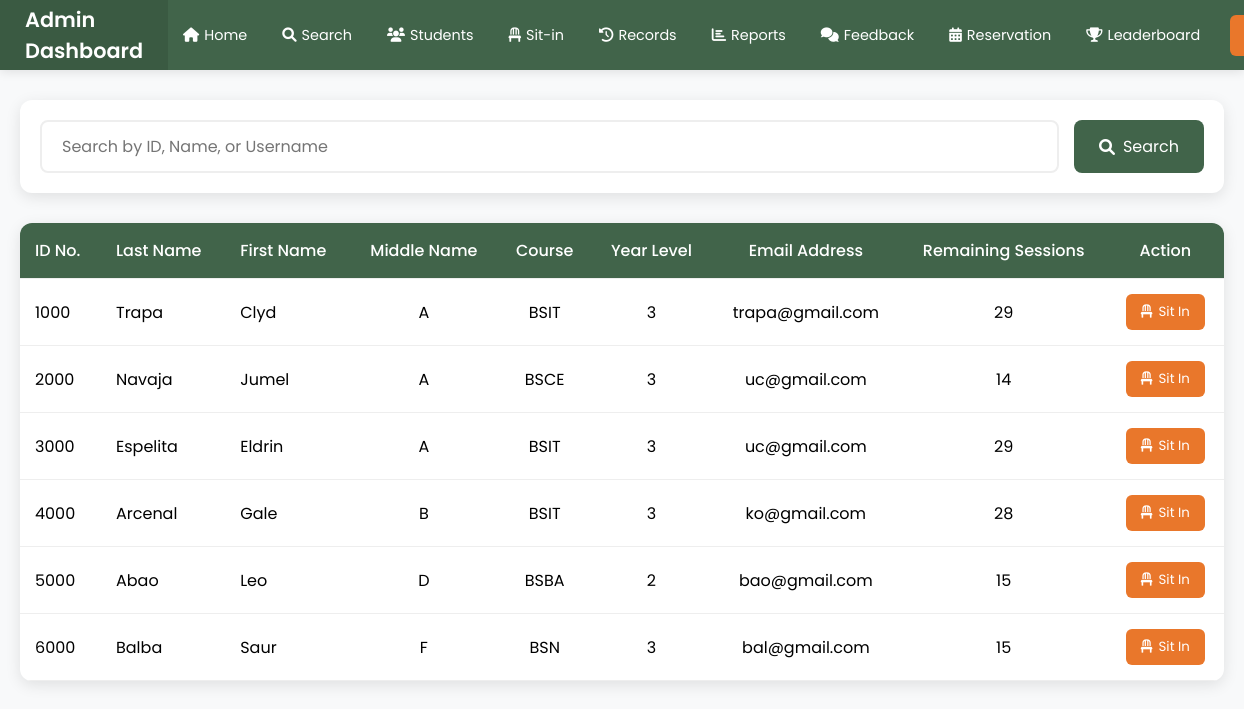
Before: /search with the older database file.
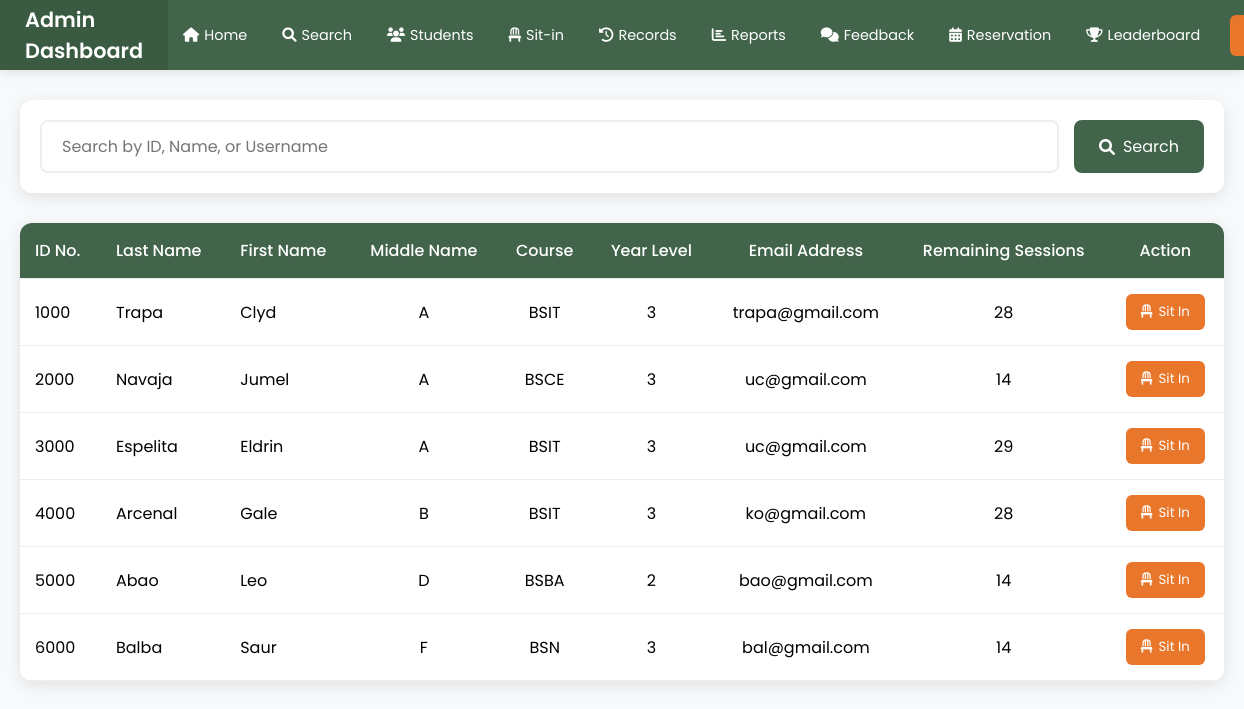
After: the same page with the newer database file.
### tables this page shows
CREATE TABLE users (
            id INTEGER PRIMARY KEY AUTOINCREMENT,
            idno TEXT UNIQUE NOT NULL,
            firstname TEXT NOT NULL,
            lastname TEXT NOT NULL,
            middlename TEXT,
            course TEXT,
            year_level TEXT,
            email_address TEXT,
            password TEXT NOT NULL,
            role TEXT DEFAULT 'student',
            remaining_sessions INTEGER DEFAULT 0,
            profile_pic TEXT
        , points INTEGER DEFAULT 0);

### app.py (the view)
@app.route('/search', methods=['GET', 'POST'])
def search():
    students = []
    search_query = request.form.get('search_query', '')
    with sqlite3.connect('users.db') as conn:
        cursor = conn.cursor()
        if search_query:
            query = '''
                SELECT idno, lastname, firstname, middlename, course, year_level, email_address, remaining_sessions
                FROM users
                WHERE idno LIKE ? OR lastname LIKE ? OR firstname LIKE ?
            '''
            cursor.execute(query, (f'%{search_query}%', f'%{search_query}%', f'%{search_query}%'))
        else:
            query = '''
                SELECT idno, lastname, firstname, middlename, course, year_level, email_address, remaining_sessions
                FROM users
            '''
            cursor.execute(query)
        students = cursor.fetchall()
    return render_template('search.html', students=students)

### templates/search.html (shortened to what this page needs)
<!DOCTYPE html>
<html lang="en">
<head>
    <link rel="stylesheet" href="https://cdnjs.cloudflare.com/ajax/libs/font-awesome/6.0.0/css/all.min.css">
</head>
<body>
    <div class="navbar">
        <div class="logo">Admin Dashboard</div>
        <ul class="nav-links">
            <li><a href="{{ url_for('admin_dashboard') }}"><i class="fas fa-home"></i> Home</a></li>
            <li><a href="{{ url_for('search') }}"><i class="fas fa-search"></i> Search</a></li>
            <li><a href="{{ url_for('students') }}"><i class="fas fa-users"></i> Students</a></li>
            <li><a href="{{ url_for('current_sit_in') }}"><i class="fas fa-chair"></i> Sit-in</a></li>
            <li><a href="{{ url_for('sit_in_records') }}"><i class="fas fa-history"></i> Records</a></li>
            <li><a href="{{ url_for('sit_in_report') }}"><i class="fas fa-chart-bar"></i> Reports</a></li>
            <li><a href="{{ url_for('feedback_report') }}"><i class="fas fa-comments"></i> Feedback</a></li>
            <li><a href="{{ url_for('reservation') }}"><i class="fas fa-calendar-alt"></i> Reservation</a></li>
            <li><a href="{{ url_for('leaderboard') }}"><i class="fas fa-trophy"></i> Leaderboard</a></li>
        </ul>
        <div class="logout-container">
            <a href="{{ url_for('logout') }}" class="logout-btn">
            </a>
        </div>
    </div>
    <div class="container">
        <form method="POST" action="{{ url_for('search') }}" class="search-box">
            <input type="text" name="search_query" placeholder="Search by ID, Name, or Username">
            <button type="submit">
                <i class="fas fa-search"></i>
                Search
            </button>
        </form>
        <div class="table-container">
            <table>
                <thead>
                    <tr>
                        <th>ID No.</th>
                        <th>Last Name</th>
                        <th>First Name</th>
                        <th>Middle Name</th>
                        <th>Course</th>
                        <th>Year Level</th>
                        <th>Email Address</th>
                        <th>Remaining Sessions</th>
                        <th>Action</th>
                    </tr>
                </thead>
                <tbody>
                    {% for student in students %}
                    <tr>
                        <td>{{ student[0] }}</td>
                        <td>{{ student[1] }}</td>
                        <td>{{ student[2] }}</td>
                        <td>{{ student[3] }}</td>
                        <td>{{ student[4] }}</td>
                        <td>{{ student[5] }}</td>
                        <td>{{ student[6] }}</td>
                        <td>{{ student[7] }}</td>
                        <td>
                            <div class="button-container">
                                <button class="sit-in-btn" onclick="openModal('{{ student[0] }}', '{{ student[1] }}', '{{ student[2] }}')">
                                    <i class="fas fa-chair"></i>
                                    Sit In
                                </button>
                            </div>
                        </td>
                    </tr>
                    {% endfor %}
                </tbody>
            </table>
        </div>
    </div>
</body>
</html>

Changed rows visible on the page:
changed users "Trapa": remaining_sessions "29" → "28"
changed users "Abao": remaining_sessions "15" → "14"
changed users "Balba": remaining_sessions "15" → "14"
